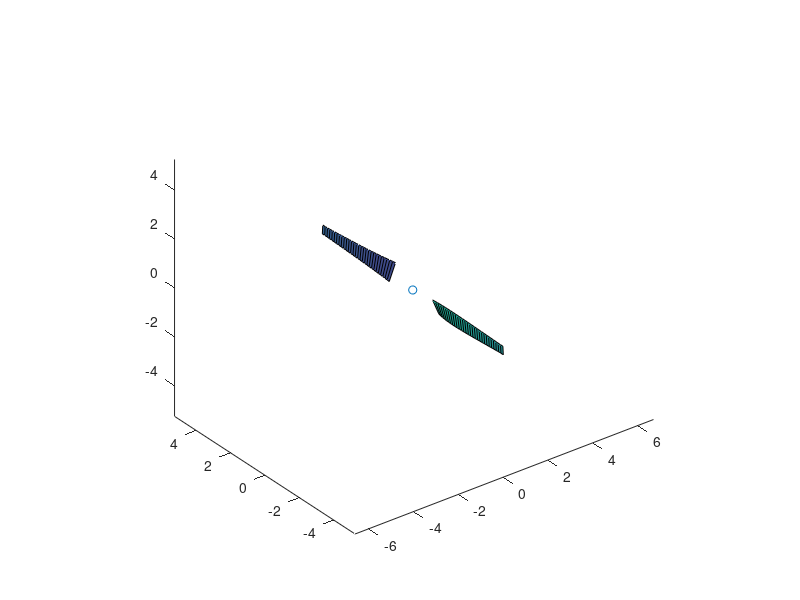

This figure's MATLAB source:
clear all
%close all
hold all
cd ~/Desktop/Combined/neu_files
name = 'blade';
v = ver;
for k=1:length(v)
    if strfind(v(k).Name, 'MATLAB')
        version = v(k).Version;
        break
    end
end
%%  Define blade geometry
%  NREL Data
RADIUS=[0.45;0.66;0.883;1.008;1.067;1.133;1.257;1.343;1.51;1.648;1.952;2.257;...
    2.343;2.562;2.867;3.172;3.185;3.476;3.781;4.023;4.086;4.391;4.696;4.78;5;5.029;5.25];

CHORD=[0.218;0.218;0.183;0.349;0.441;0.544;0.737;0.728;0.711;0.697;0.666;0.636;...
    0.627;0.605;0.574;0.543;0.542;0.512;0.482;0.457;0.451;0.42;0.389;0.381;0.358;0.355;0.355];
THETA=[0;0;0;6.7;9.9;13.4;20.04;18.074;14.292;11.909;7.979;5.308;4.715;...
    3.425;2.083;1.15;1.115;0.494;-0.015;-0.381;-0.475;-0.92;-1.352;-1.469;-1.775;-1.815;-1.815];
% RADIUS = 0:5;%
% CHORD = ones(size(RADIUS));
% THETA = zeros(size(RADIUS));

%   Span lies along y axis, chord parallel to x axis
n = 30;
radius = max(RADIUS);

cutout = 1.257;
th0 = (3-THETA(end));
pitch_axis = 0.3; % chord
nblades = 2;
dpsi = 360/nblades;
M1 = [];
M2 = [];

%%
for i = 1:nblades
psi = (i-1)*dpsi;   

rads = linspace(cutout,radius,n)';
C = interp1(RADIUS,CHORD,rads,'cubic');
LEx = -pitch_axis*C;
TEx = (1-pitch_axis)*C;
th = th0 + interp1(RADIUS,THETA,rads,'cubic');

xdata = [LEx TEx];
ydata = [rads rads];
zdata = zeros(size(ydata));

th = [th th];
xdata = xdata.*cosd(th) - zdata.*sind(th);
zdata = xdata.*sind(th) + zdata.*cosd(th);


Zdata = xdata*cosd(psi) - ydata*sind(psi);
Ydata = xdata*sind(psi) + ydata*cosd(psi);
Xdata = zdata;
hold all
surf(Xdata,Ydata,Zdata)
axis equal



C = Xdata;
C(:) = (1:numel(Xdata)) + (i-1) * numel(Xdata);


X = [Xdata(:) Ydata(:) Zdata(:)];
c1 = C(1:end-1,1);
c2 = C(1:end-1,2);
c3 = C(2:end,2);
c4 = C(2:end,1);

M1 = [M1; X];
M2 = [M2; [c1 c2 c3 c4]];
end
scatter3(0,0,0); axis tight; view(3);
nPts = nblades*numel(Xdata);
nPnls = nblades*numel(c1);
nGrps = 1;
nBCs = 1;
Empty = 0;



fid = fopen('line.neu', 'wt');
fprintf(fid,'        CONTROL INFO 2.4.6\n** GAMBIT NEUTRAL FILE\n%s\n',name);
fprintf(fid,'PROGRAM:                MATLAB     VERSION:  %s\n', version);
fprintf(fid,'%s\n', datestr(now));
fprintf(fid,'\tNUMNP\tNELEM\tNGRPS\tNBSETS\tNDFCD\tNDFVL\n');
fprintf(fid,'\t%g\t%g\t%g\t%g\t%g\t%g\n',nPts,nPnls,nGrps,nBCs,Empty,Empty);
fprintf(fid,'ENDOFSECTION\n   NODAL COORDINATES 2.4.6\n');


str = [repmat(' ',size(M1,1),10 - size(num2str(size(M1,1)),2)) num2str([1:size(M1,1)]','%g    ') repmat('   ',size(M1,1),1) num2str(M1,'%-1.12e    ')]

for i = 1:size(M1,1)
    fprintf(fid,'%s\n',str(i,:));
%    fprintf(fid,'\t%g\t%-1.12e\t%-1.12e\t%-1.12e\n',i,M1(i,1),M1(i,2),M1(i,3));
end
fprintf(fid,'ENDOFSECTION\n      ELEMENTS/CELLS 2.4.6\n');
for i = 1:size(M2,1)
    fprintf(fid,'\t%g\t%g\t%g\t%g\t%g\t%g\t%g\n',i,2,4,M2(i,1),M2(i,2),M2(i,3),M2(i,4));
end  
fprintf(fid,'ENDOFSECTION\n       ELEMENT GROUP 2.4.6\n');
fprintf(fid,'GROUP:\t\t1 ELEMENTS:\t\t%g MATERIAL:\t\t4 NFLAGS:\t\t1\n\t\t\t%s\n\t0\n',nPnls,name);

M3 = zeros(10,floor(nPnls/10));
M3(:) = 1:numel(M3);
M3 = M3';
M4 = numel(M3)+1:nPnls;

for i = 1:size(M3,1)
    
    
    
    fprintf(fid,'\t%g\t%g\t%g\t%g\t%g\t%g\t%g\t%g\t%g\t%g\n',M3(i,:));
end  

for i = 1:size(M4,2)
    fprintf(fid,'\t%g',M4(i));
end
fprintf(fid,'\nENDOFSECTION\n BOUNDARY CONDITIONS 2.4.6\n\t\t\t\t%s\t1\t%g\t0\t6\n','WAKE',nPnls);
fprintf(fid,'\t%g\t2\t2\n',1:nPnls);     
fprintf(fid,'ENDOFSECTION\n');
fclose(fid);

cd ..
